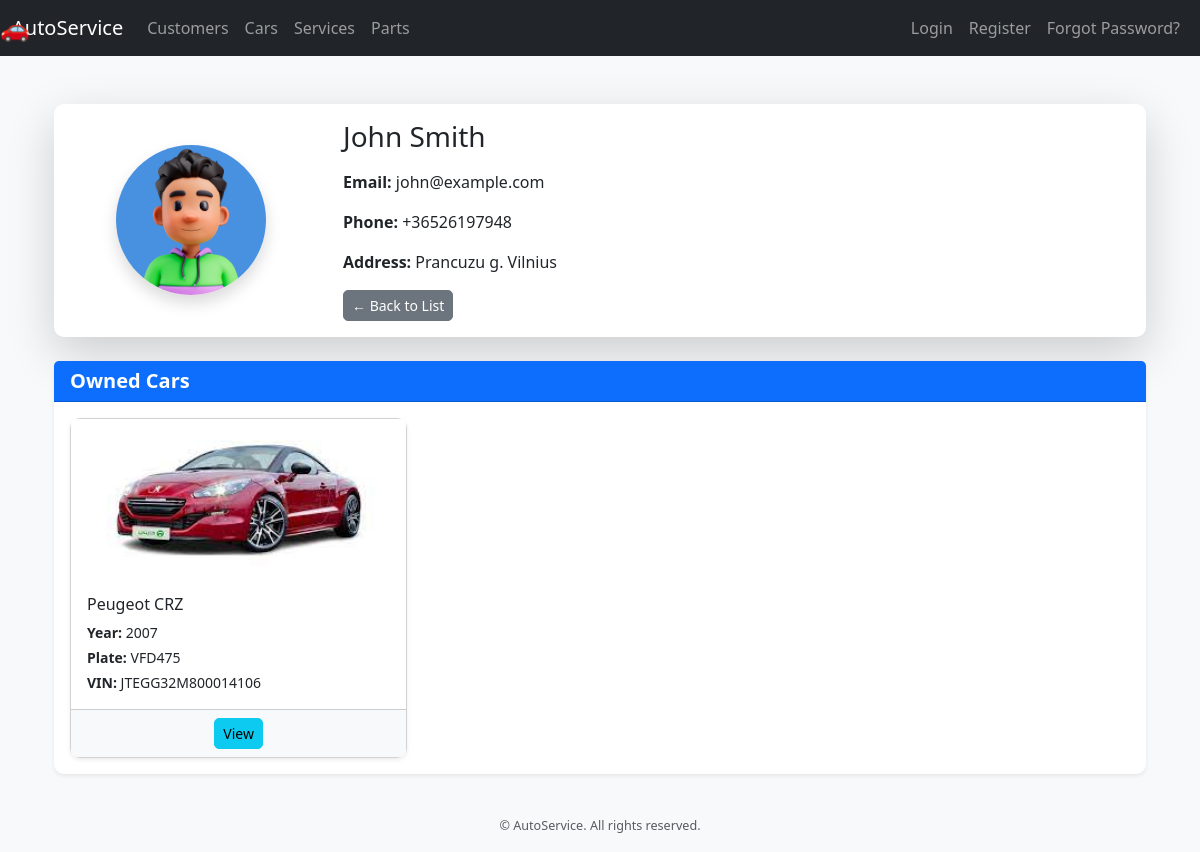
The app's page /finalapp/customers/2/ with its own data.
### finalapp/models.py (models this page shows, shortened)
class Customer(models.Model):
    first_name = models.CharField(max_length=50)
    last_name = models.CharField(max_length=50)
    phone = models.CharField(max_length=20, unique=True)
    email = models.EmailField(blank=True, null=True)
    address = models.CharField(max_length=255, blank=True, null=True)  # ← add this line
    avatar = models.ImageField(upload_to="avatars/", blank=True, null=True)

class Car(models.Model):
    owner = models.ForeignKey("Customer", on_delete=models.CASCADE, related_name="cars")
    model = models.ForeignKey(CarModel, on_delete=models.PROTECT, related_name="cars")
    year = models.PositiveIntegerField()
    vin = models.CharField(max_length=17, unique=True, help_text="Vehicle Identification Number")
    license_plate = models.CharField(max_length=15, unique=True)
    color = models.CharField(max_length=30, blank=True, null=True)
    mileage = models.PositiveIntegerField(blank=True, null=True)
    created_at = models.DateTimeField(auto_now_add=True)
    updated_at = models.DateTimeField(auto_now=True)
    picture = models.ImageField(upload_to="car_pictures/", blank=True, null=True)

class CarModel(models.Model):
    make = models.ForeignKey(CarMake, on_delete=models.CASCADE, related_name="models")
    name = models.CharField(max_length=100)
    class Meta:
        unique_together = ("make", "name")
    def __str__(self):
        return f"{self.make.name} {self.name}"

class CarMake(models.Model):
    name = models.CharField(max_length=50, unique=True)

### finalapp/views.py (the view)
# urls.py: path("customers/<int:pk>/", views.CustomerDetailView.as_view(), name="customer_detail"),
class CustomerDetailView(DetailView):
    model = Customer
    template_name = "customers/customer_detail.html"

### finalapp/templates/customers/customer_detail.html (shortened to what this page needs)
{% extends "base.html" %}
{% load static %}
{% block content %}
<div class="container mt-5">
    <div class="card shadow-lg mb-4 border-0">
        <div class="row g-0 align-items-center">
            <div class="col-md-3 text-center py-4">
                {% if object.avatar %}
                    <img src="{{ object.avatar.url }}" class="img-fluid rounded-circle shadow"
                         style="width: 150px; height: 150px; object-fit: cover;" alt="{{ object.first_name }}">
                {% else %}
                    <img src="{% static 'finalapp/img/default-avatar.png' %}" class="img-fluid rounded-circle shadow"
                         style="width: 150px; height: 150px; object-fit: cover;" alt="Default Avatar">
                {% endif %}
            </div>
            <div class="col-md-9">
                <div class="card-body">
                    <h3 class="card-title mb-3">{{ object.first_name }} {{ object.last_name }}</h3>
                    <p><strong>Email:</strong> {{ object.email }}</p>
                    <p><strong>Phone:</strong> {{ object.phone|default:"—" }}</p>
                    <p><strong>Address:</strong> {{ object.address|default:"—" }}</p>
                    <div class="mt-3">
                        <a href="{% url 'customer_list' %}" class="btn btn-secondary btn-sm">← Back to List</a>
                    </div>
                </div>
            </div>
        </div>
    </div>
    <div class="card shadow-sm border-0">
        <div class="card-header bg-primary text-white d-flex justify-content-between align-items-center">
            <h5 class="mb-0">Owned Cars</h5>
        </div>
        <div class="card-body">
            {% if object.cars.exists %}
                <div class="row row-cols-1 row-cols-md-2 row-cols-lg-3 g-4">
                    {% for car in object.cars.all %}
                        <div class="col">
                            <div class="card h-100 shadow-sm">
                                {% if car.picture %}
                                    <img src="{{ car.picture.url }}" class="card-img-top" style="height: 160px; object-fit: cover;" alt="{{ car.model }}">
                                {% else %}
                                    <img src="{% static 'finalapp/img/no-image.png' %}" class="card-img-top" style="height: 160px; object-fit: cover;" alt="No Image">
                                {% endif %}
                                <div class="card-body">
                                    <h6 class="card-title">{{ car.model }}</h6>
                                    <p class="card-text small mb-1"><strong>Year:</strong> {{ car.year }}</p>
                                    <p class="card-text small mb-1"><strong>Plate:</strong> {{ car.license_plate }}</p>
                                    <p class="card-text small"><strong>VIN:</strong> {{ car.vin }}</p>
                                </div>
                                <div class="card-footer text-center bg-light">
                                    <a href="{% url 'car_detail' car.pk %}" class="btn btn-info btn-sm">View</a>
                                </div>
                            </div>
                        </div>
                    {% endfor %}
                </div>
            {% else %}
                <p class="text-muted text-center my-3">This customer doesn’t own any cars yet.</p>
            {% endif %}
        </div>
    </div>
</div>
{% endblock %}

### finalapp/static/finalapp/css/style.css (style rules this page uses)
body { font-family: 'Segoe UI', Tahoma, Geneva, Verdana, sans-serif; background-color: #f8f9fa; margin: 0; padding: 0; }
a { text-decoration: none; }
.card { box-shadow: 0 2px 5px rgba(0,0,0,0.1); border-radius: 10px; }
.card h5 { font-weight: 600; }
.btn { border-radius: 5px; transition: all 0.2s ease; }
img { max-width: 100%; height: auto; border-radius: 5px; }

### records on screen
Customer: avatar (picture), first_name "John", last_name "Smith", email "john@example.com", phone "+36526197948", address "Prancuzu g. Vilnius"
Car: picture (picture), model "Peugeot CRZ", year "2007", license_plate "VFD475", vin "JTEGG32M800014106"
